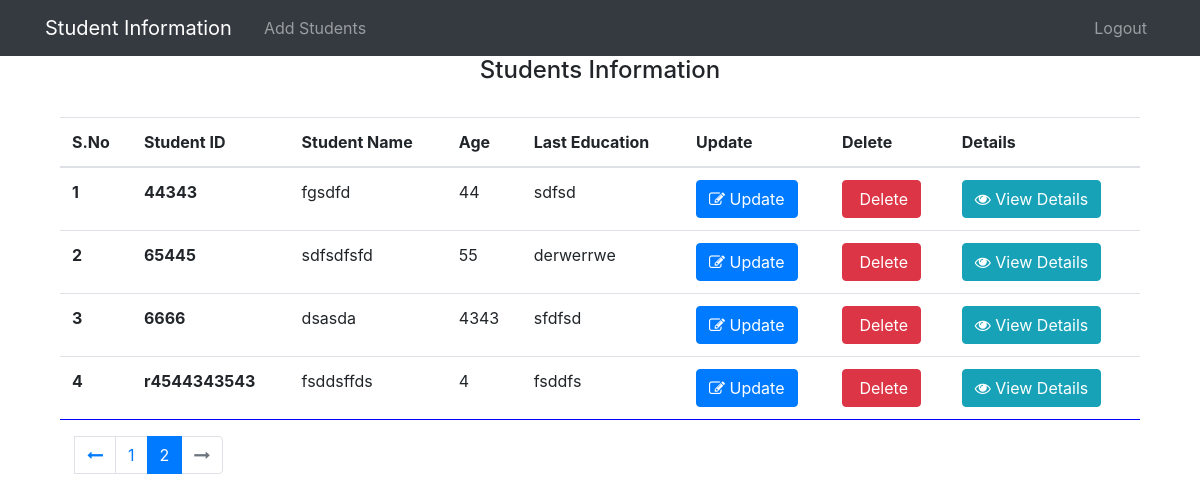
Page /?page=2 (signed in) on the committed database.
### student/models.py (models this page shows, shortened)
class Student(models.Model):
    GENDER_CHOICES = (
        ('male', 'Male'),
        ('female', 'Female'))
    stu_id = models.CharField(max_length=50, unique=True,error_messages={'unique':"this Student id is already exists"})
    name = models.CharField(max_length=50)
    age = models.IntegerField()
    sex =  models.CharField(max_length=50, choices=GENDER_CHOICES)
    father_Name = models.CharField(max_length=50)
    mother_Name = models.CharField(max_length=50)
    last_Education = models.CharField(max_length=50)

### student/views.py (the view)
# urls.py: path('', home,name="home"),
def home(request):
    stu = Student.objects.order_by('stu_id')
    paginator = Paginator(stu, 6)
    page = request.GET.get('page')
    paged_listings  = paginator.get_page(page)
    context = {
        'listings':paged_listings,
    }
    return render(request,'home.html',context)

### student/templates/home.html (shortened to what this page needs)
{% extends "base.html" %}
{% load static %}
{% block content %}
<div class="col-lg-12">
    <div class="container">
        <div class="row">
            <div class="col-lg-12 ">
                <div class="row">
                    <div class="col-lg-12  ">
                        <h4 style="text-align: center;">Students Information</h4>
                    </div>
                </div>
            </div>
            <table class="table table-hover mt-4" style=" overflow-y:scroll; border-bottom:1px blue solid;">
                <thead>
                    <tr>
                        <th scope="col">S.No</th>
                        <th scope="col">Student ID</th>
                        <th scope="col">Student Name</th>
                        <th scope="col">Age</th>
                        <th scope="col">Last Education</th>
                        <th scope="col">Update</th>
                        <th scope="col">Delete</th>
                        <th scope="col">Details</th>
                    </tr>
                </thead>
                <tbody>
                    {% for i in listings %}
                    <tr>
                        <th scope="row">{{forloop.counter}}</th>
                        <th scope="row">{{i.stu_id}}</th>
                        <td>{{i.name}}</td>
                        <td>{{i.age}}</td>
                        <td>{{i.last_Education}}</td>
                        <td><a  href="{% url 'update_view' i.id %}" type="button" class="btn btn-primary">
                                <i class="fa fa-edit" aria-hidden="true"></i> Update
                        </a></td>
                        <td><a href="{% url 'delete_view' i.id %}" type="button" class="btn btn-danger">
                                 Delete
                            </a></td>
                        <td><button type="button" class="btn btn-info" data-toggle="modal"
                                data-target="#demo{{i.id}}">
                                <i class="fa fa-eye" aria-hidden="true"></i> View Details
                            </button></td>
                    </tr>
                    {% endfor %}
                </tbody>
            </table>
            <div class="pagination">
                <div class="container">
                    <div class="row mb_65">
                        <div class="col-12 my-pagination">
                            <nav aria-label="...">
                                {% if listings.has_other_pages %}
                                <ul class="pagination">
                                    {% if listings.has_previous %}
                                    <a class="page-link" href="?page={{listings.previous_page_number}}"><i
                                            class="fa fa-long-arrow-left" aria-hidden="true"></i></a>
                                    {% else %}
                                    <li class="page-item disabled">
                                        <a class="page-link" href="#"><i class="fa fa-long-arrow-left" aria-hidden="true"></i></a>
                                    </li>
                                    {% endif %}
                                    {% for i in listings.paginator.page_range %}
                                    {% if listings.number == i %}
                                    <li class="page-item active"><a class="page-link" href="page-link">{{i}}</a></li>
                                    {% else %}
                                    <li class="page-item">
                                        <a href="?page={{i}}" class="page-link">{{i}}</a>
                                    </li>
                                    {% endif %}
                                    {% endfor %}
                                    {% if listings.has_next %}
                                    <li class="page-item">
                                        <a class="page-link" href="?page={{listings.next_page_number}}"><i
                                                class="fa fa-long-arrow-right" aria-hidden="true"></i></a>
                                    </li>
                                    {% else %}
                                    <li class="page-item disabled">
                                        <a class="page-link" href="#"><i class="fa fa-long-arrow-right" aria-hidden="true"></i></a>
                                    </li>
                                    {% endif %}
                                </ul>
                                {% endif %}
                            </nav>
                        </div>
                    </div>
                </div>
            </div>
        </div>
    </div>
</div>
{% endblock content %}

### rows in the picture
Student: stu_id "44343", name "fgsdfd", age "44", last_Education "sdfsd"
Student: stu_id "65445", name "sdfsdfsfd", age "55", last_Education "derwerrwe"
Student: stu_id "6666", name "dsasda", age "4343", last_Education "sfdfsd"
Student: stu_id "r4544343543", name "fsddsffds", age "4", last_Education "fsddfs"

### other values in the picture
{{ i }} "1"
{{ i }} "2"
